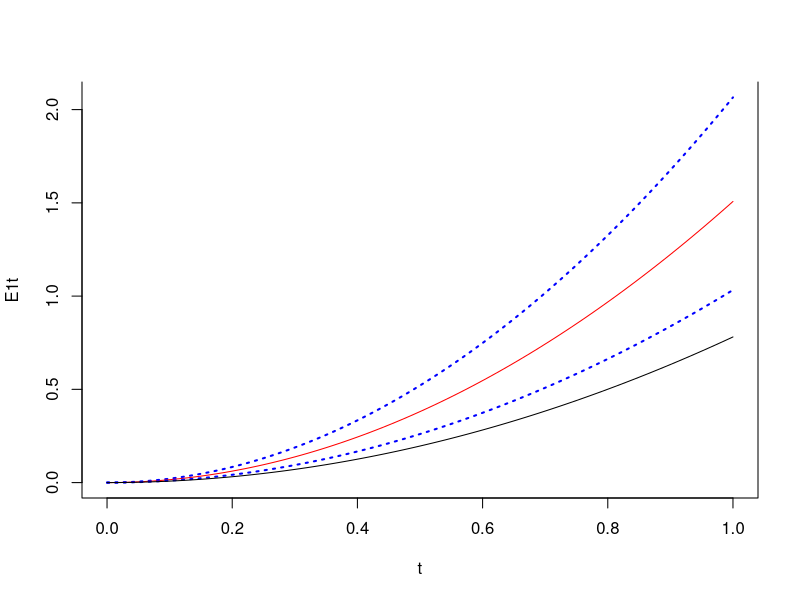

This figure's R source:
#This is cost-free, open-source software under the GNU GPLv3 license. It comes with no warranty.
#Scientists can download, use, and modify this software freely to test robustness of theory conclusions.
#Only such fully transparent interactions can lead to a fact-based consensus among different theoretical modeling groups. 
#This script concerns synergy analysis of mixtures whose component IDER are modified linear-quadratic (LQ). 
#Modification uses generalized Lea-Catcheside dose protraction functional when exposure is not acute.
#Modification works for chronic low dose-rates constant or variable in time, or for fractionation or for any combination.  
#Written by Jian Gao in 2017; tested and modified by Rainer Sachs and Julien Yu.
########################
library(deSolve)#package for solving differential equations
rm(list=ls())
R=0.5#total mixture dose-rate here taken as 50 cGy per week
lambda=0.05#this repair rate is assumed determined by target biology, and is the same for both ions
#Next line sets LQ-Lea parameters for both mixture components
alpha1=0;beta1=8.4;lambda1=lambda;alpha2 =0;beta2=4.2;lambda2=lambda;r1=.5
r2=1-r1# ion 1 delivers fraction r1 of the total dose; ion 2 delivers the rest.
t = seq(0, 1, by = 0.01)# irradiate one week at constant dose-rate
d = R * t# so total dose is 50 cGy
d1 = r1*d; d2 = r2*d# d is split between two ions
E1t <- alpha1*R*t + 2*R^2*beta1/lambda1^2*(lambda1*t -1+exp(-lambda1*t))#integrating the Lea-Catcheside functional explicitly
E2t <- alpha2*R*t + 2*R^2*beta2/lambda2^2*(lambda2*t -1+exp(-lambda2*t))#with constant dose rate gives these IDER

dI1=function(yini,State,Pars){ #incremental effect additivity ordinary differential equation (ODE) initial value problem
  with(as.list(c(State, Pars)), {#uniroot in the next lines determines the inverse functions numerically
    u1=uniroot(function(x) alpha1*R*x + 2*R^2*beta1/lambda1^2*(lambda1*x -1+exp(-lambda1*x)) - I1, lower = 0, upper = 10)$root
    u2=uniroot(function(x) alpha2*R*x + 2*R^2*beta2/lambda2^2*(lambda2*x -1+exp(-lambda2*x)) - I1, lower = 0, upper = 10)$root
    s1 = alpha1*R + 2*R^2*beta1/lambda1*(1-exp(-lambda1*u1))#contribution of ion 1 to the total rate
    s2 = alpha2*R + 2*R^2*beta2/lambda2*(1-exp(-lambda2*u2))
    dI1=r1*s1 + r2*s2# total slope defined as just the weighted sum of individual slopes at each effect value.
    return(list(c(dI1)))
  })
}
pars=c(alpha1,beta1,lambda1,r1, alpha2, beta2,lambda2, r2); yini=c(I1=1e-6); by=.01; times=t#ode is finicky about grammar
out1=ode(yini,times,dI1,pars)#performs the integration of the non-linear incremental effect additivity ODE initial value problem
#####simple effect additivity for comparison with incremental effect additivity
SEA=alpha1*d1 + 2*R^2*beta1/lambda1^2*(lambda1*d1/R - 1+exp(-lambda1*d1/R))+ #each component contributes the effect due to 
  alpha2*d2 + 2*R^2*beta2/lambda2^2*(lambda2*d2/R - 1+exp(-lambda2*d2/R))    #its own dose
########plot
plot(t, E1t,  col = "blue",type='l', lty=3, lwd=2, bty='u')
lines(out1, col="red", bty='u')# ,ylim=c(0,alpha2/3))
#lines(d, E1,  col = "blue", lty=3, lwd=2)#sometimes plot out1 and add E1 with lines
lines(t, E2t, col = "blue",lty=3, lwd=2)
lines (t, SEA)
### Could easily be generalized to mixtures with more than 2 ions.
